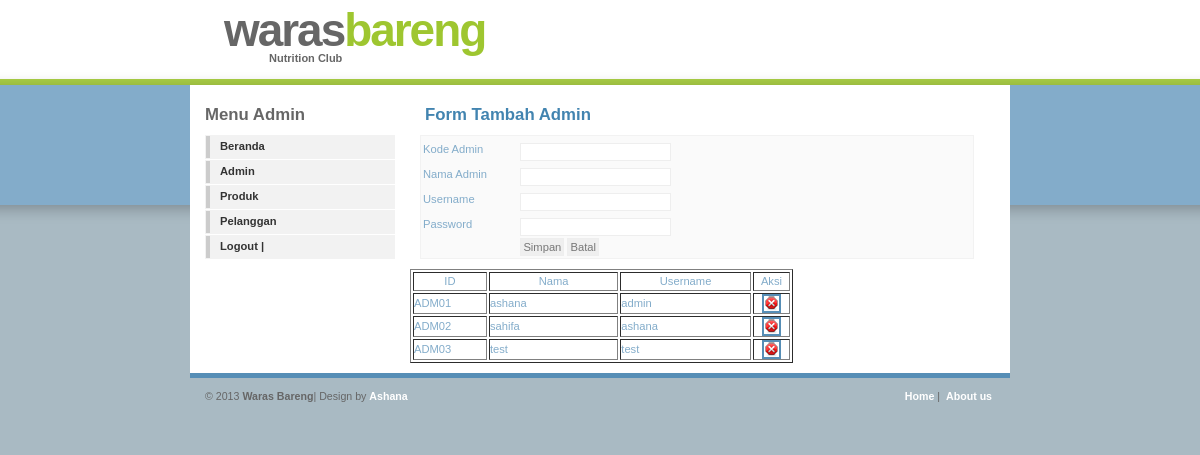
/admin/admin.php, run on the app's committed database.
### tables this page shows
CREATE TABLE IF NOT EXISTS `admintbl` (
  `kd_adm` varchar(5) NOT NULL,
  `nm_adm` varchar(35) NOT NULL,
  `username` varchar(20) NOT NULL,
  `password` text NOT NULL,
  PRIMARY KEY  (`kd_adm`)
);

### admin/admin_data.php (the view, shortened to what this page needs)
<table width="383" border="1">
  <tr bgcolor="#00CC33">
    <td width="58" align="center" bgcolor="#FFFFFF">ID</td>
    <td width="103" align="center" bgcolor="#FFFFFF">Nama</td>
    <td width="104" align="center" bgcolor="#FFFFFF">Username</td>
    <td width="104" align="center" bgcolor="#FFFFFF">Aksi</td>
  </tr>
 <?php
$query = "select * from admintbl order by kd_adm asc";
$hasil = mysql_query($query);
while ($data = mysql_fetch_array($hasil))
{
echo "<tr>
<td align=\"left\" bgcolor=\"#FFFFFF\">".$data['kd_adm']."</td>
<td align=\"left\" bgcolor=\"#FFFFFF\">".$data['nm_adm']."</td>
<td align=\"left\" bgcolor=\"#FFFFFF\">".$data['username']."</td>
<td align=\"center\" width=\"10%\" bgcolor=\"#FFFFFF\"><a href=\"admin_hapus.php?id=$data[username]\"><img width=\"15\" src=\"../images/Hapus.png\" height=\"15\" border=\"0\" valign=\"middle\"></a></td>
</tr>";
}
?>
</table>

### images/BrightSide.css (style rules this page uses)
* { padding: 0; margin: 0; }
body { margin: 0; padding: 0; font: .70em/1.5em Verdana, Tahoma, Helvetica, sans-serif; color: #666666; background: #A9BAC3 url(bg.gif) repeat-x; text-align: center; }
a { color: #4284B0; background-color: inherit; text-decoration: none; }
img { border: 2px solid #CCC; text-align: center; }
a img { border: 2px solid #568EB6; }

### data on the page
admintbl: kd_adm "ADM01", nm_adm "ashana", username "admin"
admintbl: kd_adm "ADM02", nm_adm "sahifa", username "ashana"
admintbl: kd_adm "ADM03", nm_adm "test", username "test"
